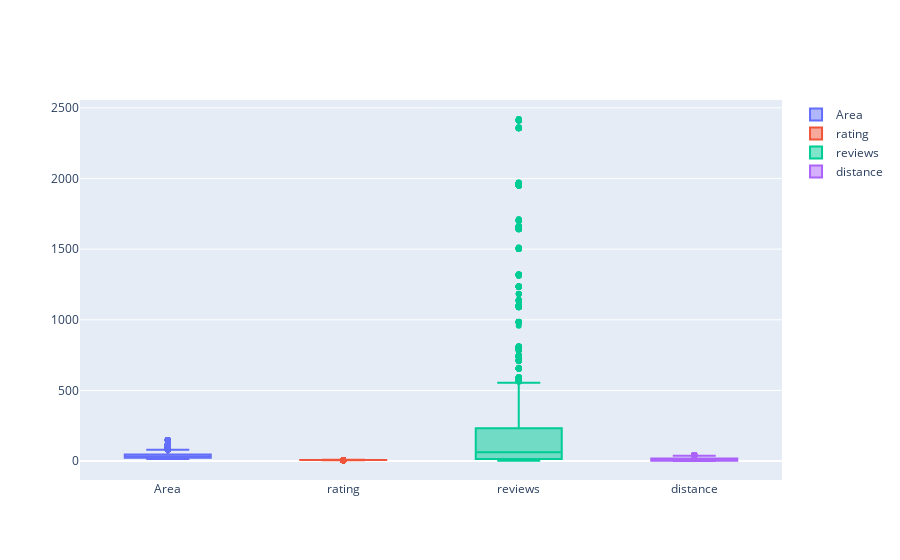

Notebook cell for this chart:
### Code cell
import plotly.graph_objects as go

fig = go.Figure()
fig.add_trace(go.Box(y=X["Area"], name="Area"))
fig.add_trace(go.Box(y=X["rating"], name="rating"))
fig.add_trace(go.Box(y=X["reviews"], name="reviews"))
fig.add_trace(go.Box(y=X["distance"], name="distance"))

fig.show();

### Figure 1 — Plotly figure (JSON) as saved in the notebook; plotly's stock layout.template omitted (floating-point values rounded to 4 significant figures; data arrays with more than 128 entries replaced by an {"elided": "..."} marker saying what was removed)
{"data": [{"name": "Area", "type": "box", "y": {"elided": "4750 int values"}}, {"name": "rating", "type": "box", "y": {"elided": "4750 float values"}}, {"name": "reviews", "type": "box", "y": {"elided": "4750 int values"}}, {"name": "distance", "type": "box", "y": {"elided": "4750 float values"}}], "layout": {}}
